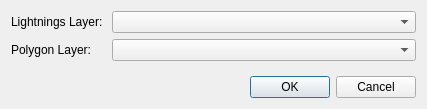
<?xml version="1.0" encoding="UTF-8"?>
<ui version="4.0">
 <class>ClipDialog</class>
 <widget class="QDialog" name="ClipDialog">
  <property name="geometry">
   <rect>
    <x>0</x>
    <y>0</y>
    <width>427</width>
    <height>109</height>
   </rect>
  </property>
  <property name="windowTitle">
   <string>Clipping Layer Selection</string>
  </property>
  <layout class="QGridLayout" name="gridLayout">
   <item row="0" column="0">
    <layout class="QVBoxLayout" name="verticalLayout">
     <item>
      <layout class="QFormLayout" name="formLayout">
       <item row="0" column="0">
        <widget class="QLabel" name="label">
         <property name="text">
          <string>Lightnings Layer: </string>
         </property>
        </widget>
       </item>
       <item row="1" column="0">
        <widget class="QLabel" name="label_2">
         <property name="text">
          <string>Polygon Layer:</string>
         </property>
        </widget>
       </item>
       <item row="0" column="1">
        <widget class="QgsMapLayerComboBox" name="cbo_layer_lightnings"/>
       </item>
       <item row="1" column="1">
        <widget class="QgsMapLayerComboBox" name="cbo_layer_polygons"/>
       </item>
      </layout>
     </item>
     <item>
      <widget class="QDialogButtonBox" name="buttonBox">
       <property name="orientation">
        <enum>Qt::Horizontal</enum>
       </property>
       <property name="standardButtons">
        <set>QDialogButtonBox::Cancel|QDialogButtonBox::Ok</set>
       </property>
      </widget>
     </item>
    </layout>
   </item>
  </layout>
 </widget>
 <customwidgets>
  <customwidget>
   <class>QgsMapLayerComboBox</class>
   <extends>QComboBox</extends>
   <header>qgsmaplayercombobox.h</header>
  </customwidget>
 </customwidgets>
 <resources/>
 <connections>
  <connection>
   <sender>buttonBox</sender>
   <signal>accepted()</signal>
   <receiver>ClipDialog</receiver>
   <slot>accept()</slot>
   <hints>
    <hint type="sourcelabel">
     <x>248</x>
     <y>254</y>
    </hint>
    <hint type="destinationlabel">
     <x>157</x>
     <y>274</y>
    </hint>
   </hints>
  </connection>
  <connection>
   <sender>buttonBox</sender>
   <signal>rejected()</signal>
   <receiver>ClipDialog</receiver>
   <slot>reject()</slot>
   <hints>
    <hint type="sourcelabel">
     <x>316</x>
     <y>260</y>
    </hint>
    <hint type="destinationlabel">
     <x>286</x>
     <y>274</y>
    </hint>
   </hints>
  </connection>
 </connections>
</ui>
